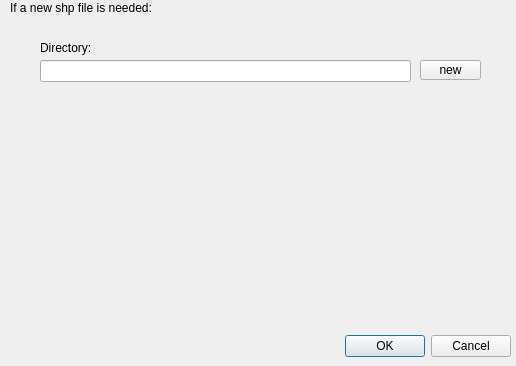
<?xml version="1.0" encoding="UTF-8"?>
<ui version="4.0">
 <class>Dialog</class>
 <widget class="QDialog" name="Dialog">
  <property name="geometry">
   <rect>
    <x>0</x>
    <y>0</y>
    <width>516</width>
    <height>366</height>
   </rect>
  </property>
  <property name="windowTitle">
   <string>Dialog</string>
  </property>
  <widget class="QDialogButtonBox" name="buttonBox">
   <property name="geometry">
    <rect>
     <x>170</x>
     <y>330</y>
     <width>341</width>
     <height>32</height>
    </rect>
   </property>
   <property name="orientation">
    <enum>Qt::Horizontal</enum>
   </property>
   <property name="standardButtons">
    <set>QDialogButtonBox::Cancel|QDialogButtonBox::Ok</set>
   </property>
  </widget>
  <widget class="QLineEdit" name="lineEdit">
   <property name="geometry">
    <rect>
     <x>40</x>
     <y>60</y>
     <width>371</width>
     <height>22</height>
    </rect>
   </property>
  </widget>
  <widget class="QPushButton" name="pushButton">
   <property name="geometry">
    <rect>
     <x>420</x>
     <y>60</y>
     <width>61</width>
     <height>20</height>
    </rect>
   </property>
   <property name="text">
    <string>new</string>
   </property>
  </widget>
  <widget class="QLabel" name="label_2">
   <property name="geometry">
    <rect>
     <x>10</x>
     <y>0</y>
     <width>171</width>
     <height>16</height>
    </rect>
   </property>
   <property name="text">
    <string>If a new shp file is needed:</string>
   </property>
  </widget>
  <widget class="QLabel" name="label">
   <property name="geometry">
    <rect>
     <x>40</x>
     <y>40</y>
     <width>55</width>
     <height>16</height>
    </rect>
   </property>
   <property name="text">
    <string>Directory:</string>
   </property>
  </widget>
 </widget>
 <resources/>
 <connections>
  <connection>
   <sender>buttonBox</sender>
   <signal>accepted()</signal>
   <receiver>Dialog</receiver>
   <slot>accept()</slot>
   <hints>
    <hint type="sourcelabel">
     <x>248</x>
     <y>254</y>
    </hint>
    <hint type="destinationlabel">
     <x>157</x>
     <y>274</y>
    </hint>
   </hints>
  </connection>
  <connection>
   <sender>buttonBox</sender>
   <signal>rejected()</signal>
   <receiver>Dialog</receiver>
   <slot>reject()</slot>
   <hints>
    <hint type="sourcelabel">
     <x>316</x>
     <y>260</y>
    </hint>
    <hint type="destinationlabel">
     <x>286</x>
     <y>274</y>
    </hint>
   </hints>
  </connection>
 </connections>
</ui>
